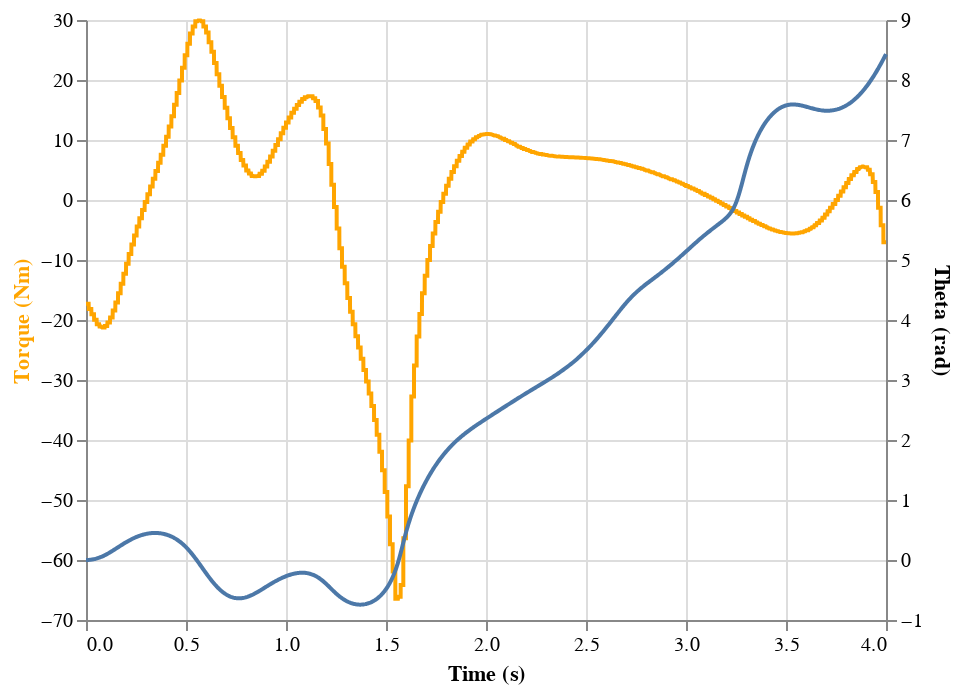

Notebook source saved alongside this figure:
### Code cell
base_chart = alt.Chart(df).encode(
    alt.X("time:Q", title="Time (s)"),
)
input_chart = base_chart.mark_line(color="orange").encode(
    alt.Y("u:Q", title="Torque (Nm)", axis=alt.Axis(titleColor="orange")),
)
theta_1_chart = base_chart.mark_line().encode(
    alt.Y("theta_1:Q", title="Theta (rad)"),
)

alt.layer(input_chart, theta_1_chart).resolve_scale(y="independent")

### Figure 1 — Vega-Lite specification as saved in the notebook (floating-point values rounded to 4 significant figures; data arrays with more than 128 entries replaced by an {"elided": "..."} marker saying what was removed)
{"config": {"view": {"continuousWidth": 400, "continuousHeight": 300}}, "layer": [{"mark": {"type": "line", "color": "orange"}, "encoding": {"x": {"field": "time", "title": "Time (s)", "type": "quantitative"}, "y": {"axis": {"titleColor": "orange"}, "field": "u", "title": "Torque (Nm)", "type": "quantitative"}}}, {"mark": "line", "encoding": {"x": {"field": "time", "title": "Time (s)", "type": "quantitative"}, "y": {"field": "theta_1", "title": "Theta (rad)", "type": "quantitative"}}}], "data": {"name": "data-293b9e7c7d6431f26268e526873d6070"}, "resolve": {"scale": {"y": "independent"}}, "$schema": "https://vega.github.io/schema/vega-lite/v4.17.0.json", "datasets": {"data-293b9e7c7d6431f26268e526873d6070": {"elided": "1483 records"}}}
